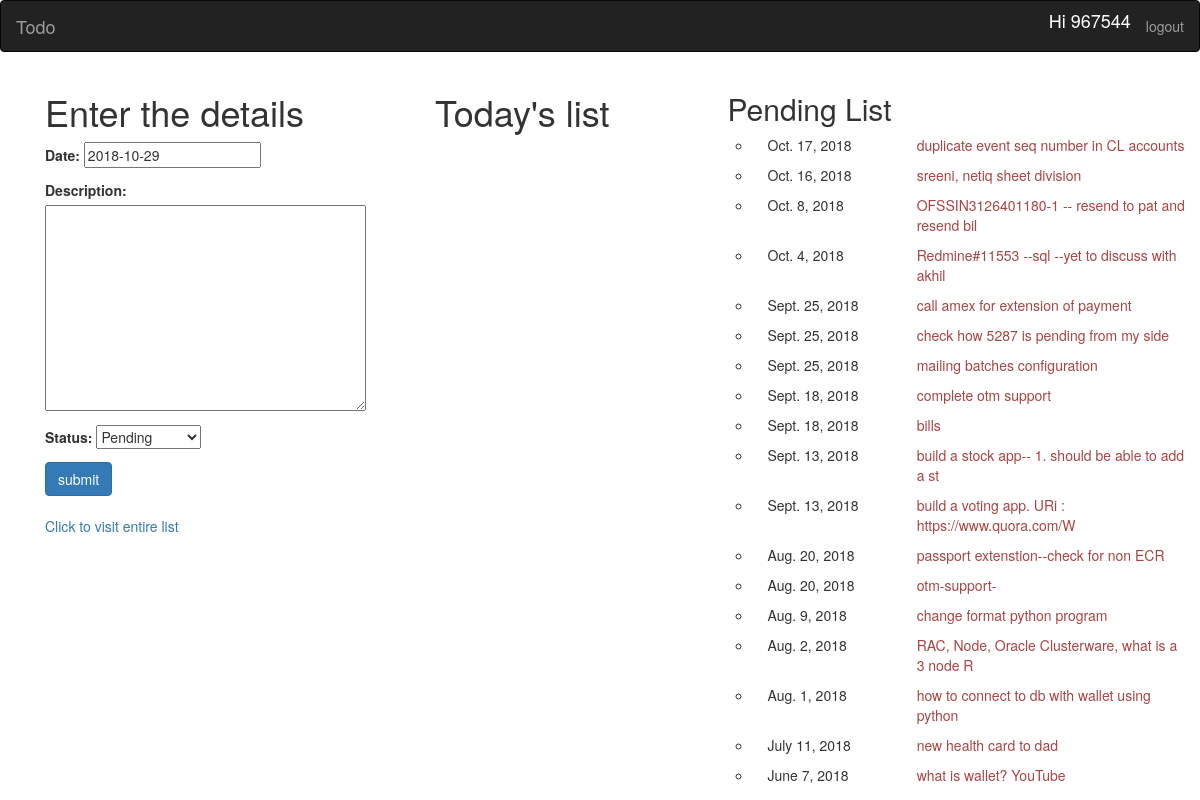
/todo/register/ (signed in), run on an earlier commit of the app's database.
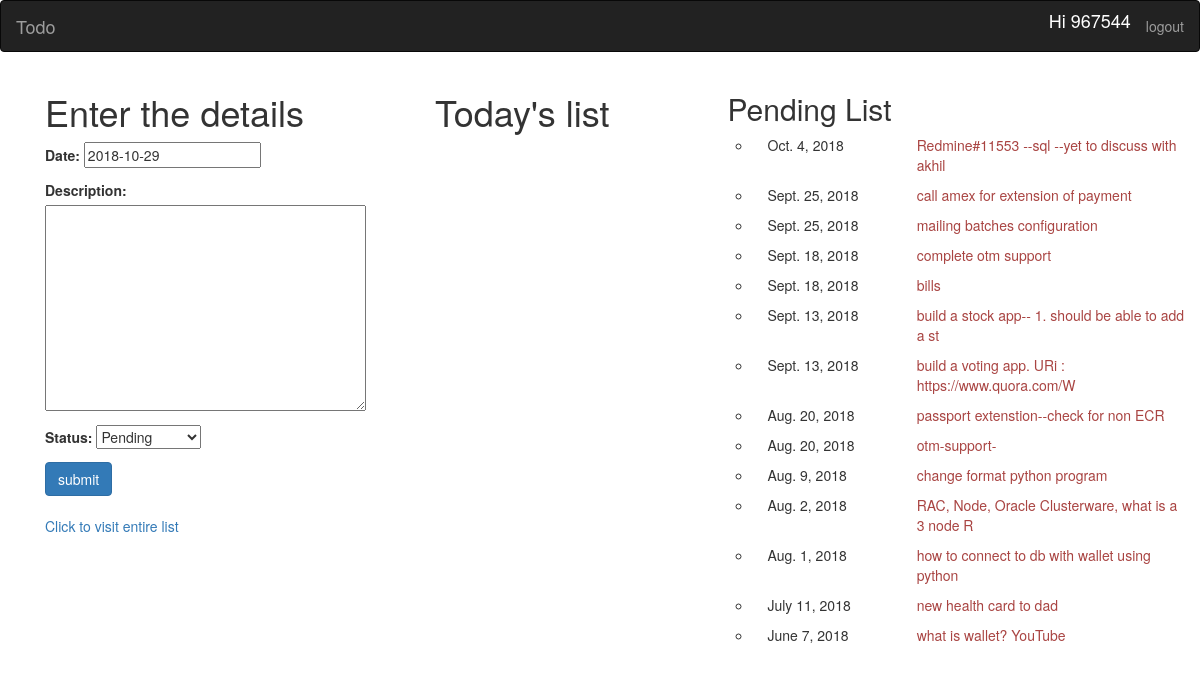
And on a later commit of the database.
### Todoapp/models.py (models this page shows, shortened)
class Todomodel(models.Model):
	CHOICES_STATUS = (('1', 'Pending',), ('2', 'Done',),('3','Not Required'),('4','Delete'))
	date = models.DateField(default = date.today()) #date.today()
	description = models.TextField(max_length = 500,blank=False)
	status = models.CharField(choices=CHOICES_STATUS,max_length=10,default='Pending')
	employee_num = models.ForeignKey(User,on_delete=models.CASCADE)

### Todoapp/views.py (the view, shortened to what this page needs)
# urls.py: url(r'register/',views.register,name='register'),
def register(request):
	todoform = Todoform() #just for displaying empty form
	list = Todomodel.objects.filter(date=datetime.date.today(),employee_num = request.user)
	pending_list = Todomodel.objects.filter(status='1',employee_num = request.user).order_by('-date')
	return render (request,'Todoapp/register.html',{'todoform':todoform,'list':list,'pending_list':pending_list})

### Todoapp/forms.py
class Todoform(forms.ModelForm):
	class Meta:
		model = Todomodel
		fields = ['date','description','status']

### Todoapp/templates/Todoapp/register.html (shortened to what this page needs)
{%extends 'base.html'%}
{%block body%}
	<div class="container">
		<div class="row">
		    <div class="col-sm-4">
			<h1>Enter the details</h1>
				<form method = "POST">
					{{todoform.as_p}}
				    <button class="btn btn-primary" type = 'submit'>submit</button>
				</form><br/>
				<a href="{% url 'todoapp:list' %}">Click to visit entire list</a>
			</div>
		    <div class="col-sm-3">
			<h1>Today's list</h1>
			</div>
			<div class="col-sm-5">
			<h2>Pending List</h2>
			{%for item in pending_list%}
				<ul>
					<div class ='row'>
					<li type = 'circle'>
					<div class ='col-sm-4'>
					{{item.date}}
					</div>
					<div class = 'col-sm-8'><span class="pull-left">
					<a class = "text-danger" href="{%url 'todoapp:edit' item.pk%}">{{item.description|slice:":50" }}</a> <br>
					</div>
					</li>
					</div>
				</ul>
			{%endfor%}
			</div>
		</div>
	</div>
{% endblock %}

What changed in the data, as far as the page shows it:
no longer on this page (row edited): Todomodel: date "Oct. 17, 2018", description "duplicate event seq number in CL accounts"
removed Todomodel: date "Oct. 16, 2018", description "sreeni, netiq sheet division"
no longer on this page (row edited): Todomodel: date "Oct. 8, 2018", description "OFSSIN3126401180-1 -- resend to pat and resend bil"
no longer on this page (row edited): Todomodel: date "Sept. 25, 2018", description "check how 5287 is pending from my side"
